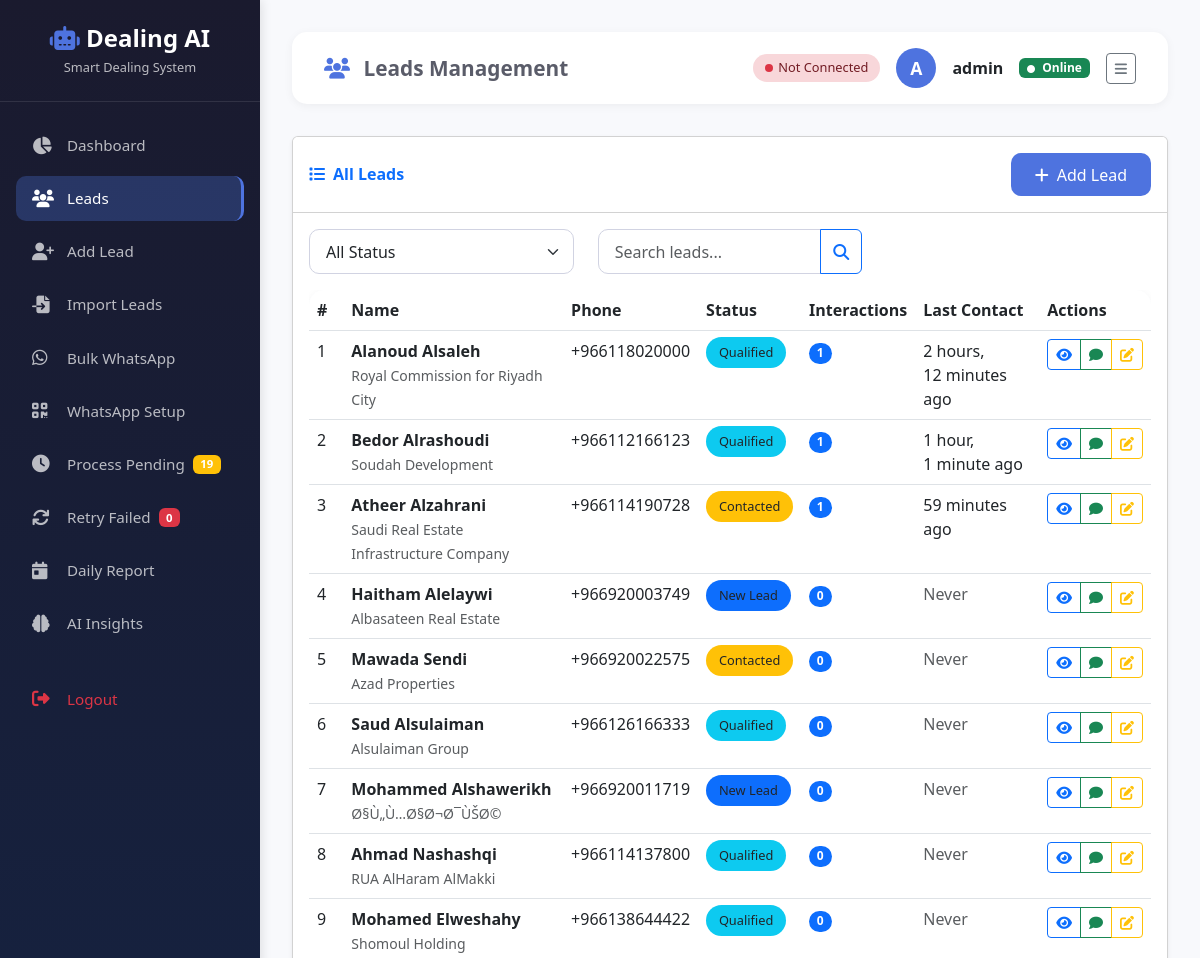
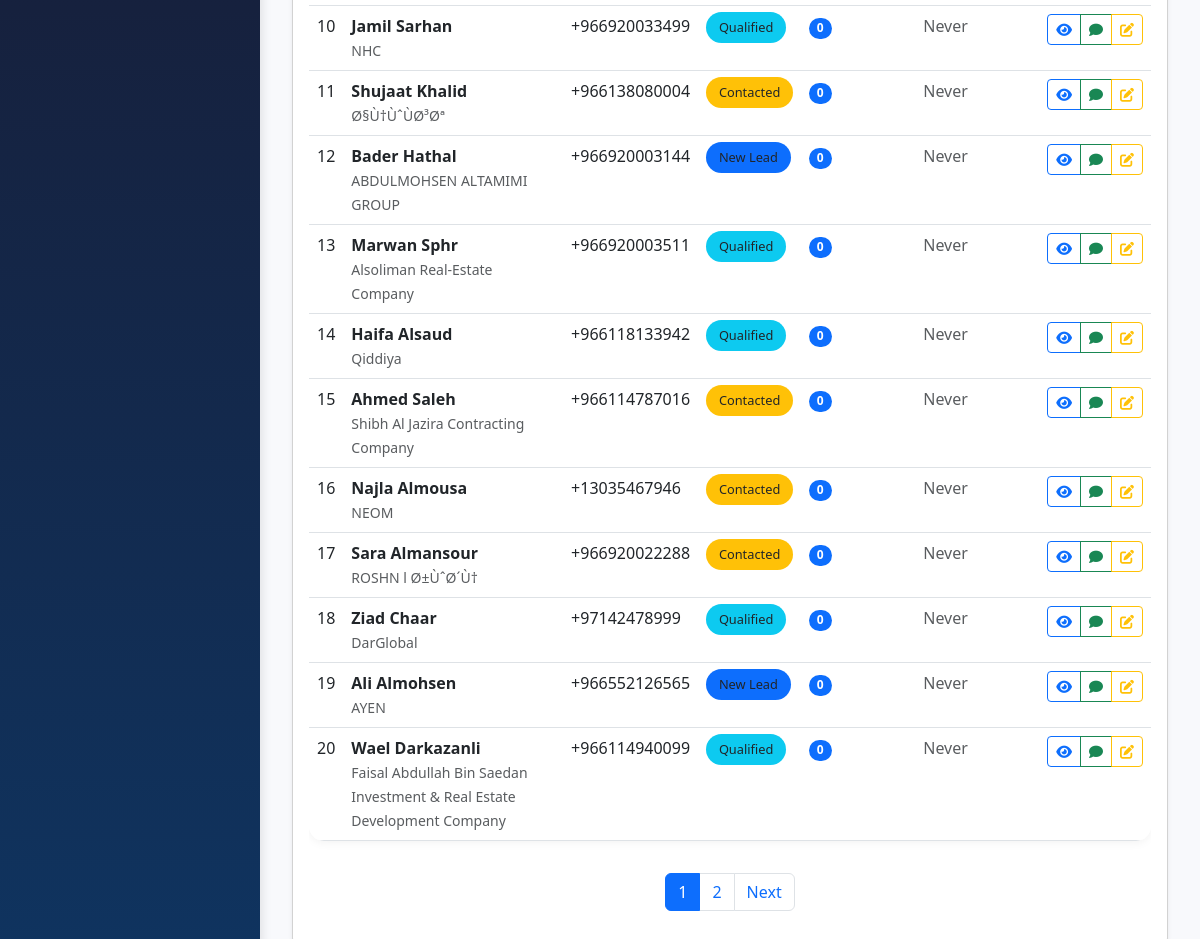
The app's page /leads/ (signed in) with its own data (2 pictures, top to bottom).
### core/models.py (models this page shows, shortened)
class Lead(models.Model):
    STATUS_CHOICES = [
        ('new', 'New Lead'),
        ('contacted', 'Contacted'),
        ('qualified', 'Qualified'),
        ('lost', 'Lost'),
        ('converted', 'Converted - Deal Done'),
    ]
    name = models.CharField(max_length=200)
    phone = models.CharField(max_length=20)
    email = models.EmailField(blank=True, null=True)
    company = models.CharField(max_length=200, blank=True)
    status = models.CharField(max_length=20, choices=STATUS_CHOICES, default='new')
    source = models.CharField(max_length=100, blank=True)  # Where did they come from?
    notes = models.TextField(blank=True)
    assigned_to = models.ForeignKey(User, on_delete=models.SET_NULL, null=True)
    created_at = models.DateTimeField(auto_now_add=True)
    updated_at = models.DateTimeField(auto_now=True)
    auto_message_sent = models.BooleanField(default=False)
    auto_message_date = models.DateTimeField(null=True, blank=True)
    ai_analysis = models.TextField(blank=True, null=True)
    ai_message = models.TextField(blank=True, null=True)
    whatsapp_status = models.CharField(
        max_length=20,
        choices=[
            ('pending', 'Pending'),
            ('sent', 'Sent'),
            ('failed', 'Failed'),
            ('delivered', 'Delivered'),
            ('read', 'Read')
        ],
        default='pending'
    )
    class Meta:
        ordering = ['-created_at']

class Interaction(models.Model):
    CHANNEL_CHOICES = [
        ('whatsapp', 'WhatsApp'),
        ('call', 'Phone Call'),
        ('email', 'Email'),
        ('sms', 'SMS'),
    ]
    lead = models.ForeignKey(Lead, on_delete=models.CASCADE, related_name='interactions')
    channel = models.CharField(max_length=20, choices=CHANNEL_CHOICES)
    phone_number_used = models.CharField(max_length=20)  # Which number did you use?
    message = models.TextField()
    response = models.TextField(blank=True)
    is_outgoing = models.BooleanField(default=True)  # Did you send or receive?
    created_at = models.DateTimeField(auto_now_add=True)

### core/views.py (the view)
# urls.py: path('leads/', views.lead_list, name='lead_list'),
@login_required
def lead_list(request):
    leads = Lead.objects.all().order_by('-created_at')
    status_filter = request.GET.get('status')
    if status_filter:
        leads = leads.filter(status=status_filter)
    paginator = Paginator(leads, 20)
    page_number = request.GET.get('page')
    page_obj = paginator.get_page(page_number)
    context = {
        'leads': page_obj,
        'status_filter': status_filter,
    }
    return render(request, 'core/leads/list.html', context)

### core/templates/core/leads/list.html (shortened to what this page needs)
{% extends 'core/layouts/base.html' %}
{% block page_icon %}users{% endblock %}
{% block page_title %}Leads Management{% endblock %}
{% block content %}
<div class="card shadow-sm">
    <div class="card-header bg-white py-3 d-flex justify-content-between align-items-center">
        <div>
            <h6 class="m-0 fw-bold text-primary">
                <i class="fas fa-list me-2"></i>All Leads
            </h6>
        </div>
        <div>
            <a href="{% url 'add_lead' %}" class="btn btn-primary-custom">
                <i class="fas fa-plus me-2"></i>Add Lead
            </a>
        </div>
    </div>
    <div class="card-body">
        <div class="row mb-3">
            <div class="col-md-4">
                <select class="form-select" id="statusFilter" onchange="window.location.href=this.value">
                    <option value="{% url 'lead_list' %}">All Status</option>
                </select>
            </div>
            <div class="col-md-4">
                <div class="input-group">
                    <input type="text" class="form-control" placeholder="Search leads..." id="searchInput">
                    <button class="btn btn-outline-primary" onclick="searchLeads()">
                        <i class="fas fa-search"></i>
                    </button>
                </div>
            </div>
        </div>
        <div class="table-responsive">
            <table class="table table-custom" id="leadTable">
                <thead>
                    <tr>
                        <th>#</th>
                        <th>Name</th>
                        <th>Phone</th>
                        <th>Status</th>
                        <th>Interactions</th>
                        <th>Last Contact</th>
                        <th>Actions</th>
                    </tr>
                </thead>
                <tbody>
                    {% for lead in leads %}
                    <tr>
                        <td>{{ forloop.counter }}</td>
                        <td>
                            <strong>{{ lead.name }}</strong>
                            {% if lead.company %}
                                <br><small class="text-muted">{{ lead.company }}</small>
                            {% endif %}
                        </td>
                        <td>{{ lead.phone }}</td>
                        <td>
                            <span class="badge-status
                                {% if lead.status == 'new' %}bg-primary
                                {% elif lead.status == 'contacted' %}bg-warning text-dark
                                {% elif lead.status == 'qualified' %}bg-info
                                {% elif lead.status == 'converted' %}bg-success
                                {% else %}bg-secondary{% endif %}">
                                {{ lead.get_status_display }}
                            </span>
                        </td>
                        <td>
                            <span class="badge bg-primary rounded-pill">{{ lead.interactions.count }}</span>
                        </td>
                        <td>
                            {% with last=lead.interactions.last %}
                                {% if last %}
                                    {{ last.created_at|timesince }} ago
                                {% else %}
                                    <span class="text-muted">Never</span>
                                {% endif %}
                            {% endwith %}
                        </td>
                        <td>
                            <div class="btn-group btn-group-sm">
                                <a href="{% url 'lead_detail' lead.id %}" class="btn btn-outline-primary">
                                    <i class="fas fa-eye"></i>
                                </a>
                                <a href="{% url 'add_interaction' lead.id %}" class="btn btn-outline-success">
                                    <i class="fas fa-comment"></i>
                                </a>
                                <a href="{% url 'edit_lead' lead.id %}" class="btn btn-outline-warning">
                                    <i class="fas fa-edit"></i>
                                </a>
                            </div>
                        </td>
                    </tr>
                    {% endfor %}
                </tbody>
            </table>
        </div>
        {% if leads.has_other_pages %}
        <nav class="mt-3">
            <ul class="pagination justify-content-center">
                {% for num in leads.paginator.page_range %}
                    <li class="page-item {% if leads.number == num %}active{% endif %}">
                        <a class="page-link" href="?page={{ num }}">{{ num }}</a>
                    </li>
                {% endfor %}
                {% if leads.has_next %}
                    <li class="page-item">
                        <a class="page-link" href="?page={{ leads.next_page_number }}">Next</a>
                    </li>
                {% endif %}
            </ul>
        </nav>
        {% endif %}
    </div>
</div>
{% endblock %}

### core/templates/core/layouts/base.html (shortened to what this page needs)
<!DOCTYPE html>
<html lang="en">
<head>
    <link href="https://cdn.jsdelivr.net/npm/bootstrap@5.3.0/dist/css/bootstrap.min.css" rel="stylesheet">
    <link rel="stylesheet" href="https://cdnjs.cloudflare.com/ajax/libs/font-awesome/6.4.0/css/all.min.css">
</head>
<body>
<nav class="sidebar" id="sidebar">
    <div class="sidebar-brand">
        <h3><i class="fas fa-robot"></i> Dealing AI</h3>
        <small>Smart Dealing System</small>
    </div>
    <ul class="sidebar-nav">
        <li class="nav-item">
            <a href="{% url 'dashboard' %}" class="nav-link {% if request.resolver_match.url_name == 'dashboard' %}active{% endif %}">
                <i class="fas fa-chart-pie"></i> Dashboard
            </a>
        </li>
        <li class="nav-item">
            <a href="{% url 'lead_list' %}" class="nav-link {% if 'lead' in request.resolver_match.url_name and request.resolver_match.url_name != 'add_lead' %}active{% endif %}">
                <i class="fas fa-users"></i> Leads
            </a>
        </li>
        <li class="nav-item">
            <a href="{% url 'add_lead' %}" class="nav-link {% if request.resolver_match.url_name == 'add_lead' %}active{% endif %}">
                <i class="fas fa-user-plus"></i> Add Lead
            </a>
        </li>
        <li class="nav-item">
            <a href="{% url 'import_leads' %}" class="nav-link {% if request.resolver_match.url_name == 'import_leads' %}active{% endif %}">
                <i class="fas fa-file-import"></i> Import Leads
            </a>
        </li>
        <li class="nav-item">
            <a href="{% url 'ai_bulk_messaging_free' %}" class="nav-link {% if request.resolver_match.url_name == 'ai_bulk_messaging_free' %}active{% endif %}">
                <i class="fab fa-whatsapp"></i> Bulk WhatsApp
            </a>
        </li>
        <li class="nav-item">
            <a href="{% url 'whatsapp_setup' %}" class="nav-link {% if request.resolver_match.url_name == 'whatsapp_setup' %}active{% endif %}">
                <i class="fas fa-qrcode"></i> WhatsApp Setup
            </a>
        </li>
        <li class="nav-item">
            <a href="{% url 'process_all_pending' %}" class="nav-link">
                <i class="fas fa-clock"></i> Process Pending
                <span class="badge bg-warning ms-2" id="pendingBadge">0</span>
            </a>
        </li>
        <li class="nav-item">
            <a href="{% url 'retry_failed_messages' %}" class="nav-link">
                <i class="fas fa-refresh"></i> Retry Failed
                <span class="badge bg-danger ms-2" id="failedBadge">0</span>
            </a>
        </li>
        <li class="nav-item">
            <a href="{% url 'daily_report' %}" class="nav-link {% if 'report' in request.resolver_match.url_name %}active{% endif %}">
                <i class="fas fa-calendar-day"></i> Daily Report
            </a>
        </li>
        <li class="nav-item">
            <a href="{% url 'ai_insights' %}" class="nav-link {% if request.resolver_match.url_name == 'ai_insights' %}active{% endif %}">
                <i class="fas fa-brain"></i> AI Insights
            </a>
        </li>
        <li class="nav-item mt-4">
            <a href="{% url 'logout' %}" class="nav-link text-danger">
                <i class="fas fa-sign-out-alt"></i> Logout
            </a>
        </li>
    </ul>
</nav>
<div class="main-content">
    <div class="top-navbar">
        <h5 class="page-title">
            <i class="fas fa-{% block page_icon %}home{% endblock %} me-2"></i>
            {% block page_title %}Dashboard{% endblock %}
        </h5>
        <div class="user-info">
            <span class="whatsapp-status {% if whatsapp_connected %}connected{% else %}disconnected{% endif %}" id="whatsappStatus">
                <span class="dot"></span>
                <span id="whatsappStatusText">{% if whatsapp_connected %}Connected{% else %}Not Connected{% endif %}</span>
            </span>
            <div class="user-avatar">
                {{ user.username|slice:":1"|upper }}
            </div>
            <span class="fw-bold">{{ user.username }}</span>
            <span class="badge bg-success">
                <i class="fas fa-circle me-1" style="font-size: 0.5rem;"></i>
                Online
            </span>
            <button class="btn btn-outline-secondary btn-sm" id="sidebarToggle">
                <i class="fas fa-bars"></i>
            </button>
        </div>
    </div>
    {% block content %}{% endblock %}
</div>
</body>
</html>

### core/templates/core/layouts/base.html (style rules this page uses)
:root { --sidebar-width: 260px; --primary-color: #4e73df; --secondary-color: #1cc88a; --danger-color: #e74a3b; --warning-color: #f6c23e; --whatsapp-color: #25d366; }
* { margin: 0; padding: 0; box-sizing: border-box; }
body { font-family: 'Segoe UI', Tahoma, Geneva, Verdana, sans-serif; background: #f8f9fc; overflow-x: hidden; }
.sidebar { position: fixed; left: 0; top: 0; height: 100%; width: var(--sidebar-width); background: linear-gradient(180deg, #1a1a2e 0%, #16213e 50%, #0f3460 100%); color: white; z-index: 1000; transition: all 0.3s ease; box-shadow: 2px 0 10px rgba(0,0,0,0.1); overflow-y: auto; }
.sidebar-brand { padding: 1.5rem 1rem; text-align: center; border-bottom: 1px solid rgba(255,255,255,0.1); }
.sidebar-brand h3 { margin: 0; font-weight: 700; font-size: 1.5rem; }
.sidebar-brand h3 i { color: #4e73df; }
.sidebar-brand small { font-size: 0.8rem; opacity: 0.7; display: block; margin-top: 5px; }
.sidebar-nav { padding: 1rem 0; list-style: none; }
.sidebar-nav .nav-item { list-style: none; padding: 0.2rem 1rem; margin: 0.1rem 0; }
.sidebar-nav .nav-link { color: rgba(255,255,255,0.7); text-decoration: none; display: flex; align-items: center; padding: 0.7rem 1rem; border-radius: 10px; transition: all 0.3s ease; font-size: 0.95rem; }
.sidebar-nav .nav-link i { width: 25px; font-size: 1.1rem; margin-right: 10px; }
.sidebar-nav .nav-link.active { background: rgba(78, 115, 223, 0.3); color: white; border-right: 3px solid #4e73df; }
.sidebar-nav .nav-link .badge { margin-left: auto; }
.main-content { margin-left: var(--sidebar-width); padding: 2rem; min-height: 100vh; }
.top-navbar { background: white; padding: 1rem 2rem; border-radius: 15px; box-shadow: 0 2px 10px rgba(0,0,0,0.05); margin-bottom: 2rem; display: flex; justify-content: space-between; align-items: center; flex-wrap: wrap; gap: 1rem; }
.top-navbar .page-title { font-size: 1.3rem; font-weight: 600; color: #5a5c69; margin: 0; }
.top-navbar .page-title i { color: var(--primary-color); }
.top-navbar .user-info { display: flex; align-items: center; gap: 1rem; }
.top-navbar .user-info .user-avatar { width: 40px; height: 40px; border-radius: 50%; background: var(--primary-color); color: white; display: flex; align-items: center; justify-content: center; font-weight: 600; font-size: 1.1rem; }
.whatsapp-status { display: inline-flex; align-items: center; gap: 5px; padding: 4px 12px; border-radius: 20px; font-size: 0.8rem; font-weight: 500; }
.whatsapp-status.disconnected { background: #f8d7da; color: #721c24; }
.whatsapp-status .dot { width: 8px; height: 8px; border-radius: 50%; display: inline-block; }
.whatsapp-status.disconnected .dot { background: #dc3545; }
.btn-primary-custom { background: var(--primary-color); color: white; border: none; padding: 0.6rem 1.5rem; border-radius: 10px; transition: all 0.3s ease; }
.badge-status { padding: 0.4rem 0.8rem; border-radius: 20px; font-weight: 500; font-size: 0.8rem; }
.table-custom { background: white; border-radius: 15px; overflow: hidden; box-shadow: 0 2px 10px rgba(0,0,0,0.05); }
.table-custom thead { background: #f8f9fc; }
.form-control, .form-select { border-radius: 10px; padding: 0.6rem 1rem; border: 1px solid #d1d3e2; transition: all 0.3s ease; }

### records on screen
Lead: name "Alanoud Alsaleh", company "Royal Commission for Riyadh City", phone "+966118020000", status "Qualified", interactions.count "1", interactions.last.created_at "2 hours, 12 minutes"
Lead: name "Bedor Alrashoudi", company "Soudah Development", phone "+966112166123", status "Qualified", interactions.count "1", interactions.last.created_at "1 hour, 1 minute"
Lead: name "Atheer Alzahrani", company "Saudi Real Estate Infrastructure Company", phone "+966114190728", status "Contacted", interactions.count "1", interactions.last.created_at "59 minutes"
Lead: name "Haitham Alelaywi", company "Albasateen Real Estate", phone "+966920003749", status "New Lead", interactions.count "0", shows "Never"
Lead: name "Mawada Sendi", company "Azad Properties", phone "+966920022575", status "Contacted", interactions.count "0", shows "Never"
Lead: name "Saud Alsulaiman", company "Alsulaiman Group", phone "+966126166333", status "Qualified", interactions.count "0", shows "Never"
Lead: name "Mohammed Alshawerikh", company "Ø§Ù„Ù…Ø§Ø¬Ø¯ÙŠØ©", phone "+966920011719", status "New Lead", interactions.count "0", shows "Never"
Lead: name "Ahmad Nashashqi", company "RUA AlHaram AlMakki", phone "+966114137800", status "Qualified", interactions.count "0", shows "Never"
Lead: name "Mohamed Elweshahy", company "Shomoul Holding", phone "+966138644422", status "Qualified", interactions.count "0", shows "Never"
Lead: name "Jamil Sarhan", company "NHC", phone "+966920033499", status "Qualified", interactions.count "0", shows "Never"
Lead: name "Shujaat Khalid", company "Ø§Ù†ÙˆÙØ³Øª", phone "+966138080004", status "Contacted", interactions.count "0", shows "Never"
Lead: name "Bader Hathal", company "ABDULMOHSEN ALTAMIMI GROUP", phone "+966920003144", status "New Lead", interactions.count "0", shows "Never"
Lead: name "Marwan Sphr", company "Alsoliman Real-Estate Company", phone "+966920003511", status "Qualified", interactions.count "0", shows "Never"
Lead: name "Haifa Alsaud", company "Qiddiya", phone "+966118133942", status "Qualified", interactions.count "0", shows "Never"
Lead: name "Ahmed Saleh", company "Shibh Al Jazira Contracting Company", phone "+966114787016", status "Contacted", interactions.count "0", shows "Never"
Lead: name "Najla Almousa", company "NEOM", phone "+13035467946", status "Contacted", interactions.count "0", shows "Never"
Lead: name "Sara Almansour", company "ROSHN l Ø±ÙˆØ´Ù†", phone "+966920022288", status "Contacted", interactions.count "0", shows "Never"
Lead: name "Ziad Chaar", company "DarGlobal", phone "+97142478999", status "Qualified", interactions.count "0", shows "Never"
Lead: name "Ali Almohsen", company "AYEN", phone "+966552126565", status "New Lead", interactions.count "0", shows "Never"
Lead: name "Wael Darkazanli", company "Faisal Abdullah Bin Saedan Investment & Real Estate Development Company", phone "+966114940099", status "Qualified", interactions.count "0", shows "Never"

### other values on screen
{{ user.username|slice:":1"|upper }} "A"
{{ user.username }} "admin"
{{ num }} "1" "2"
